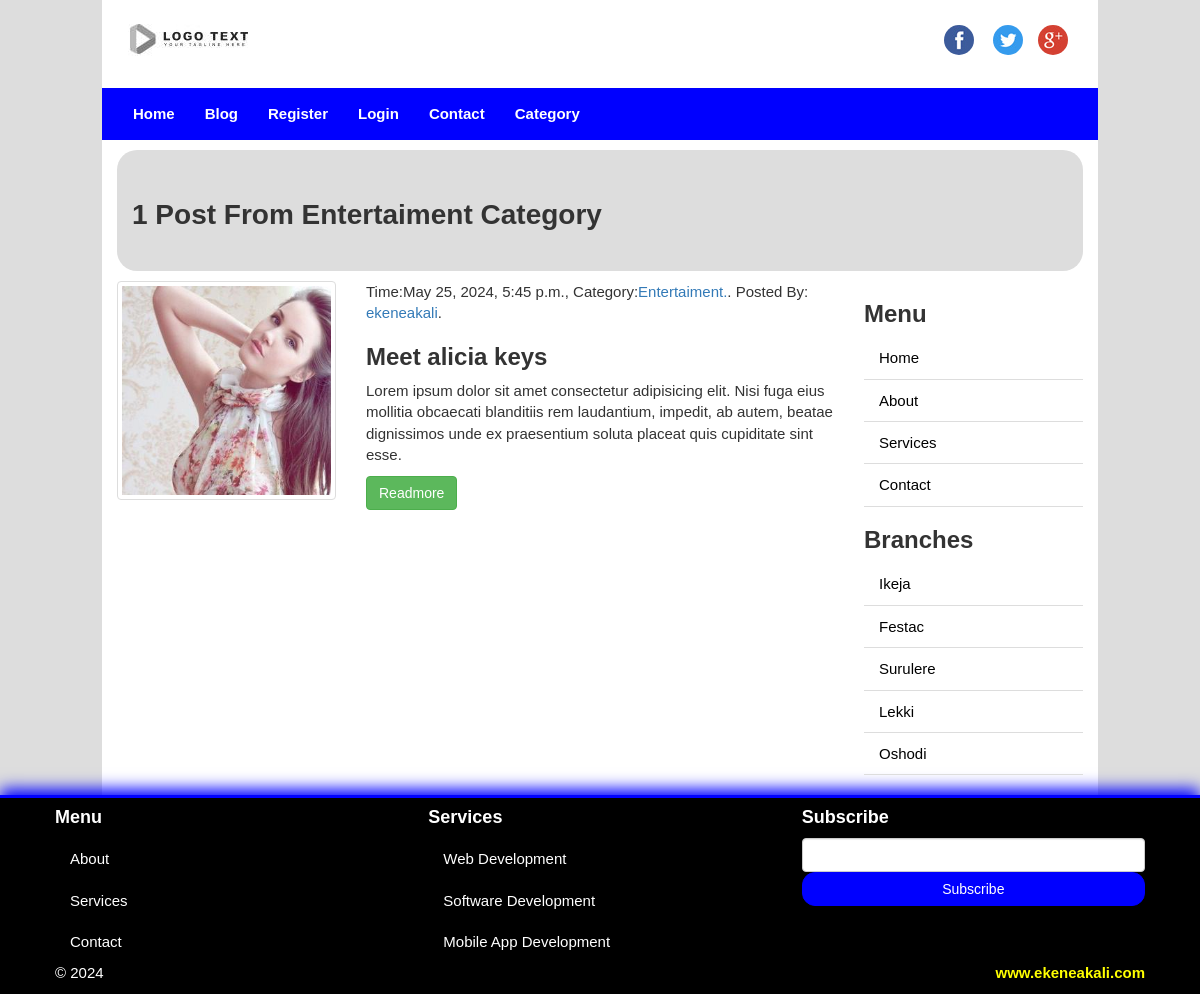
The page /pages/post-from-cat/2/ on the database its author committed.
### cms_app/models.py (models this page shows, shortened)
class Category(models.Model):
    cat_name = models.CharField(max_length=30, verbose_name='Category Name')
    cat_desc = models.TextField(blank=True, null=True, verbose_name='Description')
    created_at = models.DateTimeField(auto_now_add=True)
    updated_at = models.DateTimeField(auto_now=True)
    def __str__(self):
        return self.cat_name
    class Meta():
        verbose_name_plural = 'Category'

class Post(models.Model):
    pst_title = models.CharField(max_length=150)
    created_by = models.ForeignKey(User, on_delete=models.CASCADE)
    pst_image = models.FileField(null=True, blank=True, upload_to='uploads/')
    category = models.ForeignKey(Category, on_delete=models.CASCADE)
    content = models.TextField(blank=True, null=True)
    num_site = models.IntegerField(default=0, verbose_name='visited')
    likes = models.ManyToManyField(User, related_name='likes', blank=True)
    created_at = models.DateTimeField(auto_now_add=True)
    updated_at = models.DateTimeField(auto_now=True)
    class Meta():
        verbose_name_plural = 'Post'

### cms_app/views.py (the view)
# urls.py: path('post-from-cat/<int:cat_id>/', views.post_from_cat, name='post_from_cat'),
def post_from_cat(request, cat_id):
    count = Post.objects.filter(category__id=cat_id).count()
    single = Category.objects.get(id=cat_id)
    post_cat = Post.objects.filter(category__id=cat_id)
    return render(request, 'cms_app/post-cat.html', {'post':post_cat, 'count':count, 'single':single})

### cms_app/context_processor.py (called while the page is built)
def category_menu(request):
    return {'menu':Category.objects.all()}

### templates/cms_app/post-cat.html (shortened to what this page needs)
{% extends 'cms_app/base.html' %}
{% load static %}
{% block content %}
<section id="sectionTitle">
  <div class="pageTitle">
    <h1>{{ count }} Post From {{ single.cat_name }} Category</h1>
  </div>
</section>
<section id="content">
  <div class="row">
    <div class="col-sm-9" id="mainContent">
      {% if post %}
        {% for s in post %}
        <div class="row">
          <div class="col-md-4 col-sm-4">
            <div class="thumbnail">
              <img src="{{ s.pst_image.url }}">
            </div>
          </div>
          <div class="col-md-8 col-sm-8">
            <div class="blog-content">
               <p>
                Time:{{ s.created_at }}, Category:<a href="sport.html">{{ s.category }}.</a>.
                Posted By: <a href="#">{{ s.created_by }}</a>.
              </p>
              <h2>{{ s.pst_title }}</h2>
              <p>
                {{ s.content|truncatewords:30 }}
              </p>
              <a href="{% url 'cms_app:single_post' s.id %}" class="btn btn-success">Readmore</a>
            </div>
          </div>
        </div>
        {% endfor %}
      {% endif %}
    </div>
    {% include 'cms_app/sidebar.html' %}
  </div>
</section>
{% endblock %}

### static/cms_app/css/ekene.css (style rules this page uses)
body { font-family: arial, verdana, sans-serif; font-size:15px; background-color:#ddd; }
h1, h2, h3, h4, h5, h6 { font-weight: bold; }
h1 { font-size:28px; }
#sectionTitle { background-color:#ddd; padding:30px 15px; margin: 10px 0; border-radius:20px; }
#mainContent img { width:100%; height:auto; }
#mainContent h2 { font-size:24px; }

### rows shown on the page
Category: cat_name "Entertaiment"
Post: pst_image (picture), created_at "May 25, 2024, 5:45 p.m.", category "Entertaiment", created_by "ekeneakali", pst_title "Meet alicia keys", content "Lorem ipsum dolor sit amet consectetur adipisicing elit. Nisi fuga eius mollitia obcaecati blanditiis rem laudantium, impedit, ab autem, beatae dignissimos unde ex praesentium soluta placeat quis cupiditate sint esse."

### other values the page prints
{{ count }} "1"
